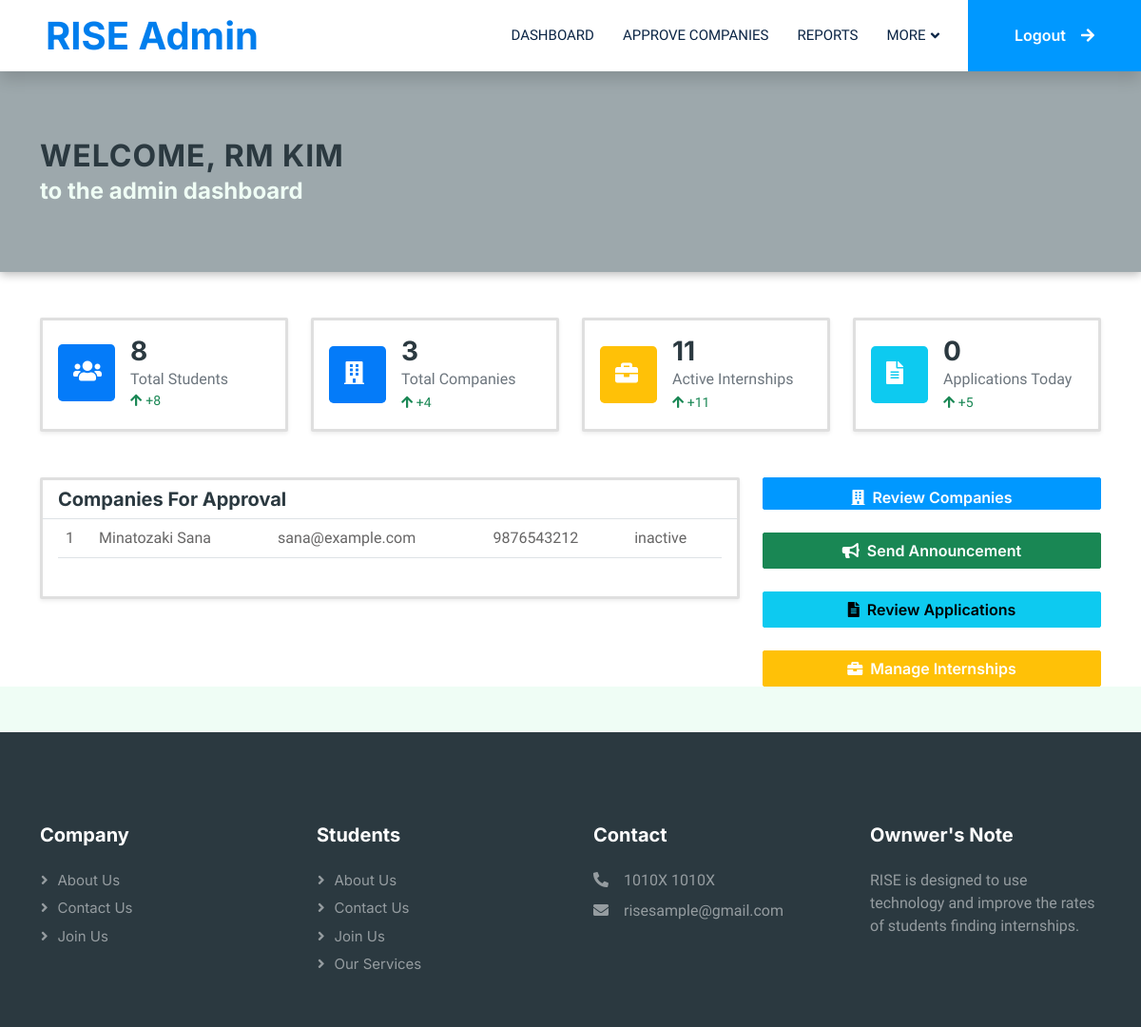
The page /admin/adminDashboard.php?id=5 on the database its author committed.
### tables this page shows
CREATE TABLE `users` (
  `id` int(11) NOT NULL,
  `name` varchar(100) DEFAULT NULL,
  `email` varchar(100) DEFAULT NULL,
  `password` varchar(255) DEFAULT NULL,
  `contact` varchar(15) DEFAULT NULL,
  `role` enum('admin','student','company') DEFAULT NULL,
  `status` enum('active','inactive') DEFAULT 'active',
  `created_at` timestamp NOT NULL DEFAULT current_timestamp()
);

### admin/adminDashboard.php (the view, shortened to what this page needs)
<?php
include('adminheader.php');
include('../dbms/connection.php');
?>
<?php
if (isset($_GET['id'])) {
    $id = $_GET['id'];
    $query = "Select * from `users` where id = '$id'";
    $result = mysqli_query($db, $query);
    $row = mysqli_fetch_array($result);
    $name = $row["name"];
} else {
    echo "No user ID provided.";
}
?>
<div class="container-fluid text-white px-4 mb-5" style="
        padding-top: 70px;
        padding-bottom: 70px;
        background: rgb(157,168,172);
        url('https://images.unsplash.com/photo-1605902711622-cfb43c4437d2?ixlib=rb-4.0.3&auto=format&fit=crop&w=1950&q=80') no-repeat center center;
        background-size: cover;
        box-shadow: 0 2px 10px rgba(0,0,0,0.3);
    ">
    <div class="container">
        <div class="d-flex flex-column flex-md-row justify-content-between align-items-center">
            <div>
                <h2 class="fw-bold mb-1 text-uppercase" style="letter-spacing: 1px;">Welcome,
                    <?php echo htmlspecialchars($name); ?>
                </h2>
                <h4 class="mb-0 text-light">to the admin dashboard</h4>
            </div>
        </div>
    </div>
</div>
<div class="container">
    <div class="row g-4 mb-5">
        <div class="col-xl-3 col-md-6">
            <div class="card border-3 shadow-sm h-100">
                <div class="card-body">
                    <div class="d-flex align-items-center">
                        <div class="flex-shrink-0">
                            <div class="bg-primary text-white rounded-3 p-3" style="width: 60px; height: 60px;">
                                <i class="fas fa-users fs-4"></i>
                            </div>
                        </div>
                        <?php
                        $query = "SELECT COUNT(*) as student FROM `users` WHERE role = 'student'";
                        $result = mysqli_query($db, $query);
                        $data = mysqli_fetch_assoc($result);
                        $totalStudents = $data['student'];
                        $queryTotal = "SELECT COUNT(*) AS student
                        FROM `users`
                        WHERE role = 'student'
                        AND MONTH(created_at) = MONTH(CURRENT_DATE())
                        AND YEAR(created_at) = YEAR(CURRENT_DATE())";
                        $result = mysqli_query($db, $queryTotal);
                        $row = mysqli_fetch_assoc($result);
                        ?>
                        <div class="flex-grow-1 ms-3">
                            <h3 class="fw-bold mb-0"><?php echo $totalStudents; ?></h3>
                            <p class="text-muted mb-0">Total Students</p>
                            <small class="text-success d-flex align-items-center">
                                <i class="fas fa-arrow-up me-1"></i>
                                <span class="fw-semibold">+<?php echo $row['student']; ?></span>
                            </small>
                        </div>
                    </div>
                </div>
            </div>
        </div>
        <div class="col-xl-3 col-md-6">
            <div class="card border-3 shadow-sm h-100">
                <div class="card-body">
                    <div class="d-flex align-items-center">
                        <div class="flex-shrink-0">
                            <div class="bg-success text-white rounded-3 p-3" style="width: 60px; height: 60px;">
                                <i class="fas fa-building fs-4"></i>
                            </div>
                        </div>
                        <?php
                        $query = "SELECT COUNT(*) as company FROM `companies`";
                        $result = mysqli_query($db, $query);
                        $data = mysqli_fetch_assoc($result);
                        $totalCompanies = $data['company'];
                        $queryTotalCompany = "SELECT COUNT(*) AS company
                        FROM `users`
                        WHERE role = 'company'
                        AND MONTH(created_at) = MONTH(CURRENT_DATE())
                        AND YEAR(created_at) = YEAR(CURRENT_DATE())";
                        $result = mysqli_query($db, $queryTotalCompany);
                        $row = mysqli_fetch_assoc($result);
                        ?>
                        <div class="flex-grow-1 ms-3">
                            <h3 class="fw-bold mb-0"><?php echo $totalCompanies ?></h3>
                            <p class="text-muted mb-0">Total Companies</p>
                            <small class="text-success"><i
                                    class="fas fa-arrow-up"></i><?php echo " +" . $row['company']; ?></small>
                        </div>
                    </div>
                </div>
            </div>
        </div>
        <div class="col-xl-3 col-md-6">
            <div class="card border-3 shadow-sm h-100">
                <div class="card-body">
                    <div class="d-flex align-items-center">
                        <?php
                        $query = "SELECT COUNT(*) as internship FROM `internships`";
                        $result = mysqli_query($db, $query);
                        $data = mysqli_fetch_assoc($result);
                        $totalInternships = $data['internship'];
                        $queryTotalInternships = "SELECT COUNT(*) AS title
                        FROM `internships`
                        WHERE MONTH(created_at) = MONTH(CURRENT_DATE())
                        AND YEAR(created_at) = YEAR(CURRENT_DATE())";
                        $result = mysqli_query($db, $queryTotalInternships);
                        $row = mysqli_fetch_assoc($result);
                        ?>
                        <div class="flex-shrink-0">
                            <div class="bg-warning text-white rounded-3 p-3" style="width: 60px; height: 60px;">
                                <i class="fas fa-briefcase fs-4"></i>
                            </div>
                        </div>
                        <div class="flex-grow-1 ms-3">
                            <h3 class="fw-bold mb-0"><?php echo $totalInternships ?></h3>
                            <p class="text-muted mb-0">Active Internships</p>
                            <small class="text-success"><i
                                    class="fas fa-arrow-up"></i><?php echo " +" . $row['title']; ?></small>
                        </div>
                    </div>
                </div>
            </div>
        </div>
        <div class="col-xl-3 col-md-6">
            <div class="card border-3 shadow-sm h-100">
                <div class="card-body">
                    <div class="d-flex align-items-center">
                        <div class="flex-shrink-0">
                            <div class="bg-info text-white rounded-3 p-3" style="width: 60px; height: 60px;">
                                <i class="fas fa-file-alt fs-4"></i>
                            </div>
                        </div>
                        <?php
                        $query = 'SELECT COUNT(*) as application FROM `applications` WHERE status = "pending"';
                        $result = mysqli_query($db, $query);
                        $data = mysqli_fetch_assoc($result);
                        $totalPeople = $data['application'];
                        $queryTotalApplications = "SELECT COUNT(*) AS applications
                        FROM `applications`
                        WHERE MONTH(applied_at) = MONTH(CURRENT_DATE())
                        AND YEAR(applied_at) = YEAR(CURRENT_DATE())";
                        $result = mysqli_query($db, $queryTotalApplications);
                        $row = mysqli_fetch_assoc($result);
                        ?>
                        <div class="flex-grow-1 ms-3">
                            <h3 class="fw-bold mb-0"><?php echo $totalPeople ?></h3>
                            <p class="text-muted mb-0">Applications Today</p>
                            <small class="text-success"><i
                                    class="fas fa-arrow-up"></i><?php echo " +" . $row['applications']; ?></small>
                        </div>
                    </div>
                </div>
            </div>
        </div>
    </div>
    <div class="row">
        <div class="col-lg-8">
            <div class="card border-3 shadow-sm">
                <div class="card-header bg-white border-bottom">
                    <h5 class="card-title mb-0">Companies For Approval</h5>
                </div>
                <div class="card-body pt-0">
                    <div class="list-group list-group-flush">
                        <div class="list-group-item border-0 px-0 pt-0">
                            <div class="d-flex align-items-center pt-0">
                                <table class="table">
                                    <tbody>
                                        <?php
                                        include('../dbms/connection.php');
                                        $query = "SELECT * FROM `users` WHERE `role` = 'company' AND `status` = 'inactive'";
                                        $result = mysqli_query($db, $query);
                                        $sno = 1;
                                        while ($row = mysqli_fetch_assoc($result)) {
                                            ?>
                                            <tr>
                                                <td scope="row"><?php echo $sno ?></td>
                                                <td><?php echo $row["name"] ?></td>
                                                <td><?php echo $row["email"] ?></td>
                                                <td><?php echo $row["contact"] ?></td>
                                                <td><?php echo $row["status"] ?></td>
                                            </tr>
                                            <?php
                                            $sno++;
                                        }
                                        ?>
                                    </tbody>
                                </table>
                            </div>
                        </div>
                    </div>
                </div>
            </div>
        </div>
        <div class="col-4 d-grid gap-4">
            <a href="adminCompaniesApprove.php" class="btn btn-primary pt-2 pb-0">
                <i class="fas fa-building me-2"></i>Review Companies
            </a>
            <a href="adminAnnouncements.php" class="btn btn-success">
                <i class="fas fa-bullhorn me-2"></i>Send Announcement
            </a>
            <a href="adminCompaniesApprove.php" class="btn btn-info">
                <i class="fas fa-file-alt me-2"></i>Review Applications
            </a>
            <a href="adminAnnouncements.php" class="btn btn-warning text-white">
                <i class="fas fa-briefcase me-2"></i>Manage Internships
            </a>
        </div>
    </div>
</div>
</div>
<?php
include('adminfooter.php');
?>

### css/style.css (style rules this page uses)
:root { --primary: #1e3c72; --secondary: #4facfe; --accent: #007bff; --light: #f0f8ff; --surface: #dbefff; --dark: #0b2545; --muted: #b0c4de; --border: #4682b4; }
.btn { font-family: 'Inter', sans-serif; font-weight: 600; transition: .5s; }
.btn.btn-primary, .btn.btn-secondary { color: #FFFFFF; }

### rows shown on the page
users: name "RM KIM"
users: name "Minatozaki Sana", email "sana@example.com", contact "9876543212", status "inactive"

### other values the page prints
$totalStudents "8"
$row['student'] "8"
$totalCompanies "3"
$row['company'] "4"
$totalInternships "11"
$row['title'] "11"
$totalPeople "0"
$row['applications'] "5"
